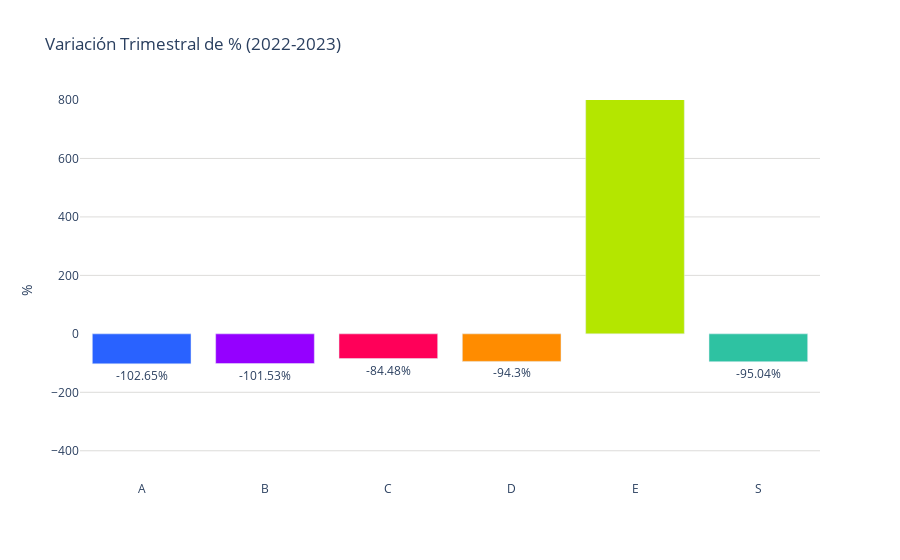

Notebook cell for this chart:
### Code cell
colores = ['#2962ff', '#9500ff', '#ff0059', '#ff8c00', '#b4e600', '#2EC2A2','#E50CB6']
fig = go.Figure()
fig.add_trace(go.Bar(
    x=suma_por_letra_segmento['letra_segmento'],
    y=suma_por_letra_segmento['cambio_porcentual'],
    base=0,
    marker_color=[colores[i % len(colores)] for i in range(len(suma_por_letra_segmento))],  # Usar los colores definidos
    text=suma_por_letra_segmento['cambio_porcentual'],  # Usar los porcentajes como texto
    textposition='outside',  # Mostrar el texto dentro de las barras
    texttemplate='%{text}%',  # Formato del texto
    hoverinfo='none',  # No mostrar información al pasar el cursor
))
fig.update_yaxes(range=[-500, 800])
fig.update_layout(
    title='Variación Trimestral de % (2022-2023)',
    #xaxis_title='Segmentos',
    yaxis_title='%',
    yaxis=dict(gridcolor='#dddcda'),
    plot_bgcolor='rgba(0,0,0,0)'
)
# Exportar gráfica como archivo HTML
def guardar_grafico_como_html(fig, nombre_archivo, carpeta='graficas'):
    # Crear la carpeta si no existe
    if not os.path.exists(carpeta):
        os.makedirs(carpeta)
    
    # Gráfica como archivo HTML en la carpeta especificada
    pio.write_html(fig, f'{carpeta}/{nombre_archivo}.html')

guardar_grafico_como_html(fig, 'g_bar_tendencia_precioXsegmento_puebla', carpeta='graficas')

fig.show()

### Figure 1 — Plotly figure (JSON) as saved in the notebook; plotly's stock layout.template omitted (floating-point values rounded to 4 significant figures)
{"data": [{"base": 0, "hoverinfo": "none", "marker": {"color": ["#2962ff", "#9500ff", "#ff0059", "#ff8c00", "#b4e600", "#2EC2A2"]}, "text": [-102.7, -101.5, -84.48, -94.3, 3572.0, -95.04], "textposition": "outside", "texttemplate": "%{text}%", "type": "bar", "x": ["A", "B", "C", "D", "E", "S"], "y": [-102.7, -101.5, -84.48, -94.3, 3572.0, -95.04]}], "layout": {"plot_bgcolor": "rgba(0,0,0,0)", "title": {"text": "Variación Trimestral de % (2022-2023)"}, "yaxis": {"gridcolor": "#dddcda", "range": [-500, 800], "title": {"text": "%"}}}}
